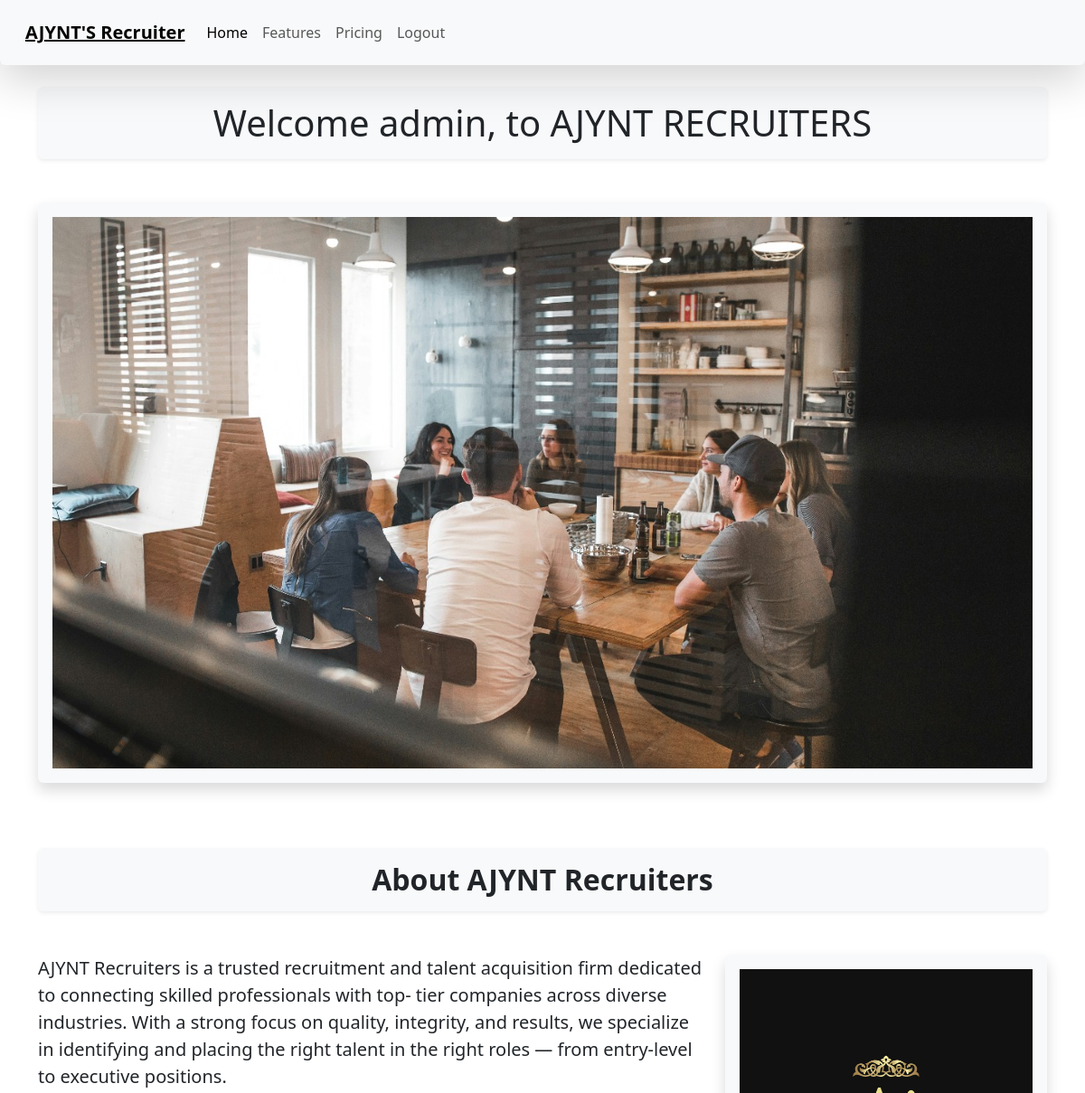
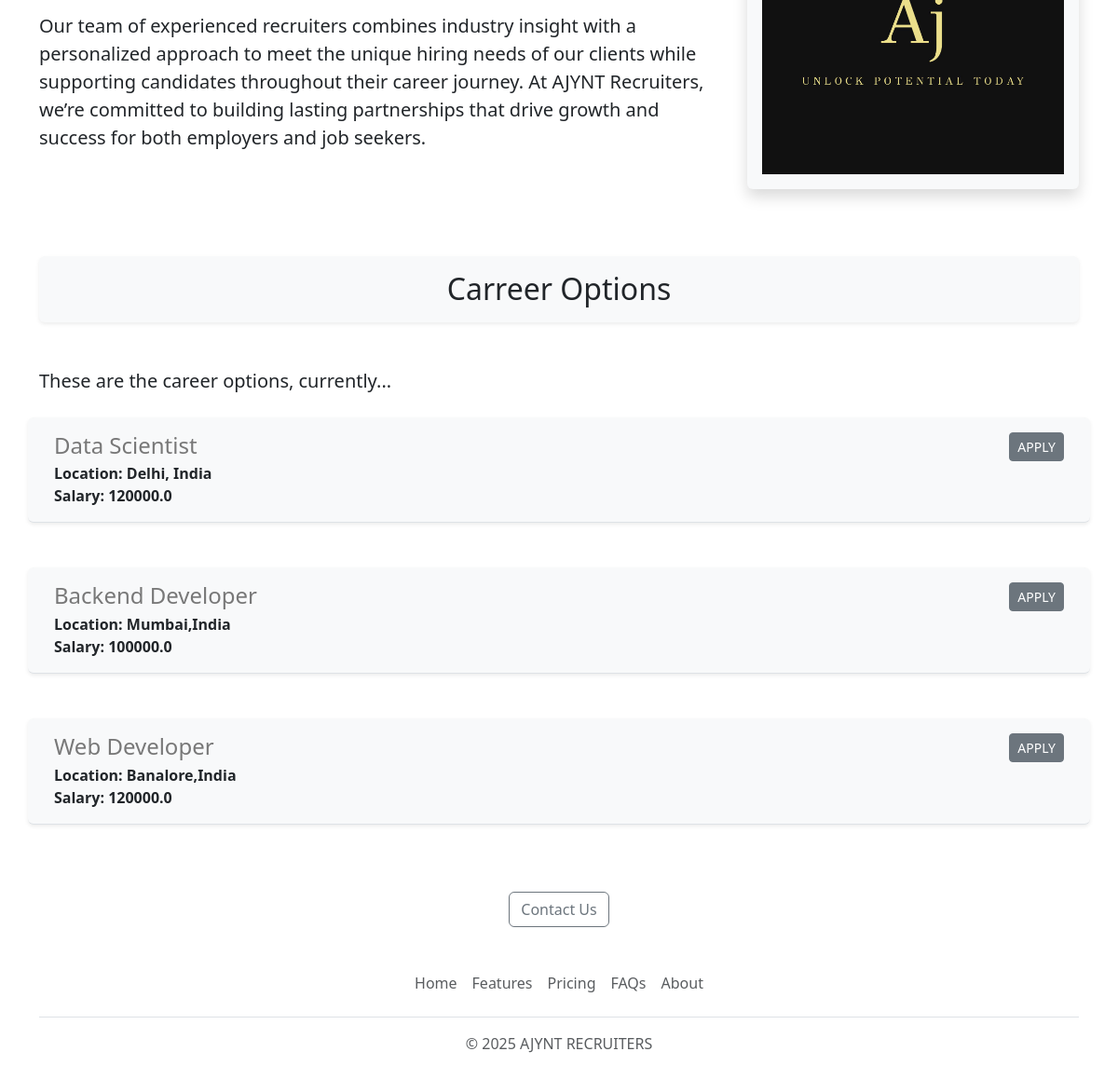
The app's page /admin/home (signed in) with its own data (2 pictures, top to bottom).
### app.py (models this page shows)
class Job(db.Model):
    job_id = db.Column(db.Integer, primary_key=True)
    job_company = db.Column(db.String(20),nullable = False)
    job_description = db.Column(db.String(100),nullable = True)
    job_title = db.Column(db.String(20),nullable = False)
    job_location = db.Column(db.String(20),nullable = False)
    job_salary = db.Column(db.Float,nullable = False)
    applicants = db.relationship('AppliedJob', back_populates='job')

### app.py (the view)
@app.route('/<uname>/home')
def home(uname):
    if 'username' not in session or session['role'] != 'user':
        flash("Please login as a user.", "warning")
        return redirect(url_for('user_login'))
    jobs = Job.query.all()
    return render_template('home.html', uname=uname, jobs=jobs)

### templates/home.html (shortened to what this page needs)
<!DOCTYPE html>
<html lang="en">
<head>
  <link href="https://cdn.jsdelivr.net/npm/bootstrap@5.3.7/dist/css/bootstrap.min.css" rel="stylesheet"
>
</head>
<body>
  {% include 'nav.html' %}
  <div class="container" id="container">
    <h1 class="text-center mt-4 mb-4 shadow-sm p-3 mb-5 bg-body-tertiary rounded">Welcome {{ uname }}, to AJYNT RECRUITERS</h1>
    <img class="img-fluid shadow p-3 mb-5 bg-body-tertiary rounded" id="banner"
      src="{{ url_for('static', filename='banner.jpg') }}" alt="Partha Recruiters Logo" height="800" width="1500">
    <h2 class="text-center mt-4 mb-4 shadow-sm p-3 mb-5 bg-body-tertiary rounded"><b>About AJYNT Recruiters</b></h2>
    <div class="row" style="margin-bottom:16px">
      <div class="col-md-8">
        <p class="lead">AJYNT Recruiters is a trusted recruitment and talent acquisition firm dedicated to connecting
          skilled professionals with top- tier companies across diverse industries. With a strong focus on quality,
          integrity, and results, we specialize in identifying and placing the right talent in the right roles — from
          entry-level to executive positions.</p>
        <p class="lead">
          Our team of experienced recruiters combines industry insight with a personalized approach to meet the unique
          hiring needs of our clients
          while supporting candidates throughout their career journey. At AJYNT Recruiters, we’re committed to building
          lasting partnerships that
          drive growth and success for both employers and job seekers.
        </p>
      </div>
      <div class="d-none d-md-block col-md-4">
        <img class="img-fluid shadow p-3 mb-5 bg-body-tertiary rounded"
          src="{{ url_for('static', filename='AJLOGO.png') }}" alt="About AJYNT Recruiters" height="200" width="400">
      </div>
    </div>
    <h2 class="text-center mt-4 mb-4 shadow-sm p-3 mb-5 bg-body-tertiary rounded">Carreer Options</h2>
    <p class="lead"> <b>These are the career options, currently...</b></p>
  <div class="mt-4" id="jobs">
    {% if jobs %}
      {% for job in jobs %}
        {% include 'jobs.html' %}
      {% endfor %}
    {% else %}
      <p class="text-muted text-center">No job openings available right now.</p>
    {% endif %}
  </div>
    <div style="text-align:center">
      <a href="mailto:partharecruiters12@gmail.com?subject=Questions%20about%20Job%20Openings&body=MY%20NAME%3A%20%3Center%20your%20name%3E%0D%0A%0D%0AQUESTIONS%3A%20%3Center%20your%20question%20here%3E"
        class="btn btn-outline-secondary mt-4"> Contact Us</a>
    </div>
  </div>
  {% include 'footer.html' %}
</body>
</html>

### templates/jobs.html (shortened to what this page needs)
<div class="border-bottom row shadow-sm p-3 mb-5 bg-body-tertiary rounded"
     style="margin-bottom:16px; padding-bottom:8px;">
    <div class="col-10">
        <h4 style="color: rgb(120, 120, 120); margin-bottom: 4px;">
            {{ job.job_title }}
        </h4>
        <div>
            <b>Location: {{ job.job_location }}</b>
        </div>
        <div>
            <b>Salary: {{ job.job_salary }}</b>
        </div>
    </div>
    <div class="col-2 text-end">
        <form action="{{ url_for('apply', job_id = job.job_id) }}" method="GET">
            <button type="submit" class="btn btn-secondary btn-sm">APPLY</button>
        </form>
    </div>
</div>

### records on screen
Job: job_title "Data Scientist", job_location "Delhi, India", job_salary "120000.0"
Job: job_title "Backend Developer", job_location "Mumbai,India", job_salary "100000.0"
Job: job_title "Web Developer", job_location "Banalore,India", job_salary "120000.0"

### other values on screen
{{ uname }} "admin"
